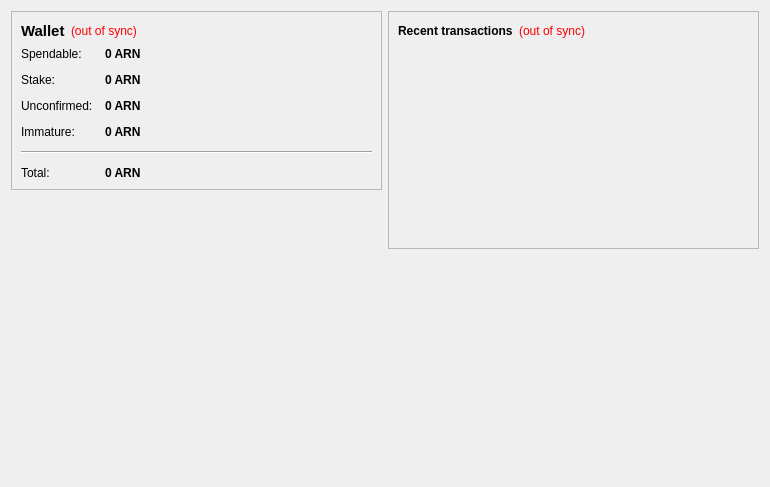
<?xml version="1.0" encoding="UTF-8"?>
<ui version="4.0">
 <class>OverviewPage</class>
 <widget class="QWidget" name="OverviewPage">
  <property name="geometry">
   <rect>
    <x>0</x>
    <y>0</y>
    <width>770</width>
    <height>487</height>
   </rect>
  </property>
  <property name="windowTitle">
   <string>Form</string>
  </property>
  <layout class="QHBoxLayout" name="horizontalLayout" stretch="1,1">
   <item>
    <layout class="QVBoxLayout" name="verticalLayout_2">
     <item>
      <widget class="QFrame" name="frame">
       <property name="frameShape">
        <enum>QFrame::StyledPanel</enum>
       </property>
       <property name="frameShadow">
        <enum>QFrame::Raised</enum>
       </property>
       <layout class="QVBoxLayout" name="verticalLayout_4">
        <item>
         <layout class="QHBoxLayout" name="horizontalLayout_4">
          <item>
           <widget class="QLabel" name="label_5">
            <property name="font">
             <font>
              <pointsize>11</pointsize>
              <weight>75</weight>
              <bold>true</bold>
             </font>
            </property>
            <property name="text">
             <string>Wallet</string>
            </property>
           </widget>
          </item>
          <item>
           <widget class="QLabel" name="labelWalletStatus">
            <property name="toolTip">
             <string>The displayed information may be out of date. Your wallet automatically synchronizes with the Acorn network after a connection is established, but this process has not completed yet.</string>
            </property>
            <property name="styleSheet">
             <string notr="true">QLabel { color: red; }</string>
            </property>
            <property name="text">
             <string notr="true">(out of sync)</string>
            </property>
            <property name="alignment">
             <set>Qt::AlignLeading|Qt::AlignLeft|Qt::AlignVCenter</set>
            </property>
           </widget>
          </item>
          <item>
           <spacer name="horizontalSpacer_2">
            <property name="orientation">
             <enum>Qt::Horizontal</enum>
            </property>
            <property name="sizeHint" stdset="0">
             <size>
              <width>40</width>
              <height>20</height>
             </size>
            </property>
           </spacer>
          </item>
         </layout>
        </item>
        <item>
         <layout class="QFormLayout" name="formLayout_2">
          <property name="fieldGrowthPolicy">
           <enum>QFormLayout::AllNonFixedFieldsGrow</enum>
          </property>
          <property name="horizontalSpacing">
           <number>12</number>
          </property>
          <property name="verticalSpacing">
           <number>12</number>
          </property>
          <item row="0" column="0">
           <widget class="QLabel" name="label">
            <property name="text">
             <string>Spendable:</string>
            </property>
           </widget>
          </item>
          <item row="0" column="1">
           <widget class="QLabel" name="labelBalance">
            <property name="font">
             <font>
              <weight>75</weight>
              <bold>true</bold>
             </font>
            </property>
            <property name="cursor">
             <cursorShape>IBeamCursor</cursorShape>
            </property>
            <property name="toolTip">
             <string>Your current spendable balance</string>
            </property>
            <property name="text">
             <string notr="true">0 ARN</string>
            </property>
            <property name="textInteractionFlags">
             <set>Qt::LinksAccessibleByMouse|Qt::TextSelectableByKeyboard|Qt::TextSelectableByMouse</set>
            </property>
           </widget>
          </item>
          <item row="1" column="0">
           <widget class="QLabel" name="label_6">
            <property name="text">
             <string>Stake:</string>
            </property>
           </widget>
          </item>
          <item row="1" column="1">
           <widget class="QLabel" name="labelStake">
            <property name="font">
             <font>
              <weight>75</weight>
              <bold>true</bold>
             </font>
            </property>
            <property name="cursor">
             <cursorShape>IBeamCursor</cursorShape>
            </property>
            <property name="toolTip">
             <string>Total of coins that was staked, and do not yet count toward the current balance</string>
            </property>
            <property name="text">
             <string notr="true">0 ARN</string>
            </property>
            <property name="textInteractionFlags">
             <set>Qt::LinksAccessibleByMouse|Qt::TextSelectableByKeyboard|Qt::TextSelectableByMouse</set>
            </property>
           </widget>
          </item>
          <item row="2" column="0">
           <widget class="QLabel" name="label_3">
            <property name="text">
             <string>Unconfirmed:</string>
            </property>
           </widget>
          </item>
          <item row="2" column="1">
           <widget class="QLabel" name="labelUnconfirmed">
            <property name="font">
             <font>
              <weight>75</weight>
              <bold>true</bold>
             </font>
            </property>
            <property name="cursor">
             <cursorShape>IBeamCursor</cursorShape>
            </property>
            <property name="toolTip">
             <string>Total of transactions that have yet to be confirmed, and do not yet count toward the current balance</string>
            </property>
            <property name="text">
             <string notr="true">0 ARN</string>
            </property>
            <property name="textInteractionFlags">
             <set>Qt::LinksAccessibleByMouse|Qt::TextSelectableByKeyboard|Qt::TextSelectableByMouse</set>
            </property>
           </widget>
          </item>
          <item row="3" column="0">
           <widget class="QLabel" name="labelImmatureText">
            <property name="text">
             <string>Immature:</string>
            </property>
           </widget>
          </item>
          <item row="3" column="1">
           <widget class="QLabel" name="labelImmature">
            <property name="font">
             <font>
              <weight>75</weight>
              <bold>true</bold>
             </font>
            </property>
            <property name="toolTip">
             <string>Mined balance that has not yet matured</string>
            </property>
            <property name="text">
             <string notr="true">0 ARN</string>
            </property>
            <property name="textInteractionFlags">
             <set>Qt::LinksAccessibleByMouse|Qt::TextSelectableByKeyboard|Qt::TextSelectableByMouse</set>
            </property>
           </widget>
          </item>
          <item row="4" column="0" colspan="2">
           <widget class="Line" name="line">
            <property name="orientation">
             <enum>Qt::Horizontal</enum>
            </property>
           </widget>
          </item>
          <item row="5" column="0">
           <widget class="QLabel" name="labelTotalText">
            <property name="text">
             <string>Total:</string>
            </property>
           </widget>
          </item>
          <item row="5" column="1">
           <widget class="QLabel" name="labelTotal">
            <property name="font">
             <font>
              <weight>75</weight>
              <bold>true</bold>
             </font>
            </property>
            <property name="cursor">
             <cursorShape>IBeamCursor</cursorShape>
            </property>
            <property name="toolTip">
             <string>Your current total balance</string>
            </property>
            <property name="text">
             <string notr="true">0 ARN</string>
            </property>
            <property name="textInteractionFlags">
             <set>Qt::LinksAccessibleByMouse|Qt::TextSelectableByKeyboard|Qt::TextSelectableByMouse</set>
            </property>
           </widget>
          </item>
         </layout>
        </item>
       </layout>
      </widget>
     </item>
     <item>
      <spacer name="verticalSpacer">
       <property name="orientation">
        <enum>Qt::Vertical</enum>
       </property>
       <property name="sizeHint" stdset="0">
        <size>
         <width>20</width>
         <height>40</height>
        </size>
       </property>
      </spacer>
     </item>
     <item>
      <widget class="QLabel" name="label_2">
       <property name="autoFillBackground">
        <bool>true</bool>
       </property>
       <property name="text">
        <string/>
       </property>
       <property name="pixmap">
        <pixmap resource="../bitcoin.qrc">:/icons/drmbg</pixmap>
       </property>
       <property name="scaledContents">
        <bool>false</bool>
       </property>
       <property name="margin">
        <number>0</number>
       </property>
      </widget>
     </item>
    </layout>
   </item>
   <item>
    <layout class="QVBoxLayout" name="verticalLayout_3">
     <item>
      <widget class="QFrame" name="frame_2">
       <property name="frameShape">
        <enum>QFrame::StyledPanel</enum>
       </property>
       <property name="frameShadow">
        <enum>QFrame::Raised</enum>
       </property>
       <layout class="QVBoxLayout" name="verticalLayout">
        <item>
         <layout class="QHBoxLayout" name="horizontalLayout_2">
          <item>
           <widget class="QLabel" name="label_4">
            <property name="text">
             <string>&lt;b&gt;Recent transactions&lt;/b&gt;</string>
            </property>
           </widget>
          </item>
          <item>
           <widget class="QLabel" name="labelTransactionsStatus">
            <property name="toolTip">
             <string>The displayed information may be out of date. Your wallet automatically synchronizes with the Acorn network after a connection is established, but this process has not completed yet.</string>
            </property>
            <property name="styleSheet">
             <string notr="true">QLabel { color: red; }</string>
            </property>
            <property name="text">
             <string notr="true">(out of sync)</string>
            </property>
            <property name="alignment">
             <set>Qt::AlignRight|Qt::AlignTrailing|Qt::AlignVCenter</set>
            </property>
           </widget>
          </item>
          <item>
           <spacer name="horizontalSpacer">
            <property name="orientation">
             <enum>Qt::Horizontal</enum>
            </property>
            <property name="sizeHint" stdset="0">
             <size>
              <width>40</width>
              <height>20</height>
             </size>
            </property>
           </spacer>
          </item>
         </layout>
        </item>
        <item>
         <widget class="QListView" name="listTransactions">
          <property name="styleSheet">
           <string notr="true">QListView { background: transparent; }</string>
          </property>
          <property name="frameShape">
           <enum>QFrame::NoFrame</enum>
          </property>
          <property name="verticalScrollBarPolicy">
           <enum>Qt::ScrollBarAlwaysOff</enum>
          </property>
          <property name="horizontalScrollBarPolicy">
           <enum>Qt::ScrollBarAlwaysOff</enum>
          </property>
          <property name="selectionMode">
           <enum>QAbstractItemView::NoSelection</enum>
          </property>
         </widget>
        </item>
       </layout>
      </widget>
     </item>
     <item>
      <spacer name="verticalSpacer_2">
       <property name="orientation">
        <enum>Qt::Vertical</enum>
       </property>
       <property name="sizeHint" stdset="0">
        <size>
         <width>20</width>
         <height>40</height>
        </size>
       </property>
      </spacer>
     </item>
    </layout>
   </item>
  </layout>
 </widget>
 <resources/>
 <connections/>
</ui>
